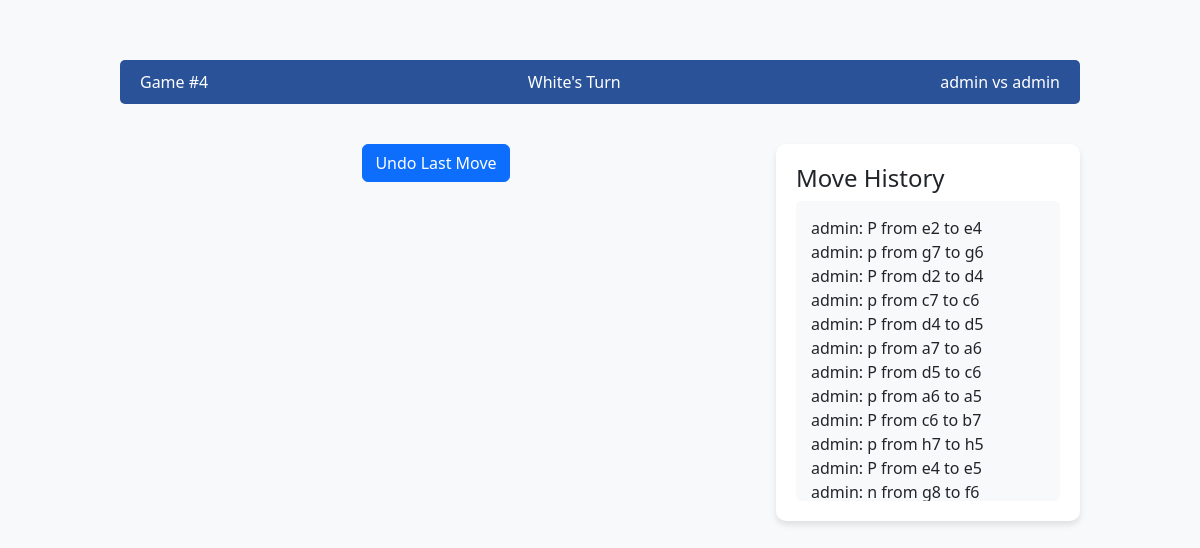
The page /game/4/ (signed in) on the database its author committed.
### game/models.py (models this page shows, shortened)
class Game(models.Model):
    white_player = models.ForeignKey(User, related_name='white_games', on_delete=models.CASCADE)
    black_player = models.ForeignKey(User, related_name='black_games', on_delete=models.CASCADE)
    created_at = models.DateTimeField(auto_now_add=True)
    game_state = models.TextField(default='rnbqkbnr/pppppppp/8/8/8/8/PPPPPPPP/RNBQKBNR')
    current_turn = models.CharField(max_length=5, default='white')
    is_finished = models.BooleanField(default=False)
    winner = models.ForeignKey(User, related_name='won_games', null=True, blank=True, on_delete=models.SET_NULL)
    is_bot_game = models.BooleanField(default=False)

class Move(models.Model):
    game = models.ForeignKey(Game, related_name='moves', on_delete=models.CASCADE)
    player = models.ForeignKey(User, related_name='moves', on_delete=models.CASCADE)
    from_square = models.CharField(max_length=2)
    to_square = models.CharField(max_length=2)
    piece = models.CharField(max_length=10)
    timestamp = models.DateTimeField(auto_now_add=True)

### game/views.py (the view)
# urls.py: path('game/<int:game_id>/', views.play_game, name='play_game'),
@login_required
def play_game(request, game_id):
    game = get_object_or_404(Game, id=game_id)
    context = {
        'game': game,
        'is_player_turn': (
            (game.current_turn == 'white' and request.user == game.white_player) or
            (game.current_turn == 'black' and not game.is_bot_game)
        )
    }
    return render(request, 'game/play.html', context)

### game/templates/game/play.html (shortened to what this page needs)
<!DOCTYPE html>
<html lang="en">
<head>
    <link href="https://cdn.jsdelivr.net/npm/bootstrap@5.3.0/dist/css/bootstrap.min.css" rel="stylesheet">
    <link href="https://cdnjs.cloudflare.com/ajax/libs/chessboard-js/1.0.0/chessboard-1.0.0.min.css" rel="stylesheet">
</head>
<body class="bg-light">
    <div class="game-container">
        <div class="status-bar">
            <div class="d-flex justify-content-between align-items-center">
                <span>Game #{{ game.id }}</span>
                <span>{{ game.current_turn|title }}'s Turn</span>
                <span>{{ game.white_player.username }} vs {{ game.black_player.username }}</span>
            </div>
        </div>
        <div class="row">
            <div class="col-md-8">
                {% if is_player_turn %}
                <div class="text-center mt-3">
                    <button class="btn btn-primary" id="undoBtn">Undo Last Move</button>
                </div>
                {% endif %}
            </div>
            <div class="col-md-4">
                <div class="game-info">
                    <h4>Move History</h4>
                    <div class="move-list" id="moveList">
                        {% for move in game.moves.all %}
                        <div class="move-item">
                            {{ move.player.username }}: {{ move.piece }} from {{ move.from_square }} to {{ move.to_square }}
                        </div>
                        {% endfor %}
                    </div>
                </div>
            </div>
        </div>
    </div>
</body>
</html>

### game/templates/game/play.html (style rules this page uses)
.game-container { max-width: 1000px; margin: 40px auto; padding: 20px; }
.game-info { background: white; border-radius: 10px; padding: 20px; margin: 20px 0; box-shadow: 0 4px 6px rgba(0, 0, 0, 0.1); }
.move-list { height: 300px; overflow-y: auto; padding: 15px; background: #f8f9fa; border-radius: 5px; }
.status-bar { background: #2a5298; color: white; padding: 10px 20px; border-radius: 5px; margin-bottom: 20px; }

### rows shown on the page
Game: id "4", current_turn "White", white_player.username "admin", black_player.username "admin"
Move: player.username "admin", piece "P", from_square "e2", to_square "e4"
Move: player.username "admin", piece "p", from_square "g7", to_square "g6"
Move: player.username "admin", piece "P", from_square "d2", to_square "d4"
Move: player.username "admin", piece "p", from_square "c7", to_square "c6"
Move: player.username "admin", piece "P", from_square "d4", to_square "d5"
Move: player.username "admin", piece "p", from_square "a7", to_square "a6"
Move: player.username "admin", piece "P", from_square "d5", to_square "c6"
Move: player.username "admin", piece "p", from_square "a6", to_square "a5"
Move: player.username "admin", piece "P", from_square "c6", to_square "b7"
Move: player.username "admin", piece "p", from_square "h7", to_square "h5"
Move: player.username "admin", piece "P", from_square "e4", to_square "e5"
Move: player.username "admin", piece "n", from_square "g8", to_square "f6"
